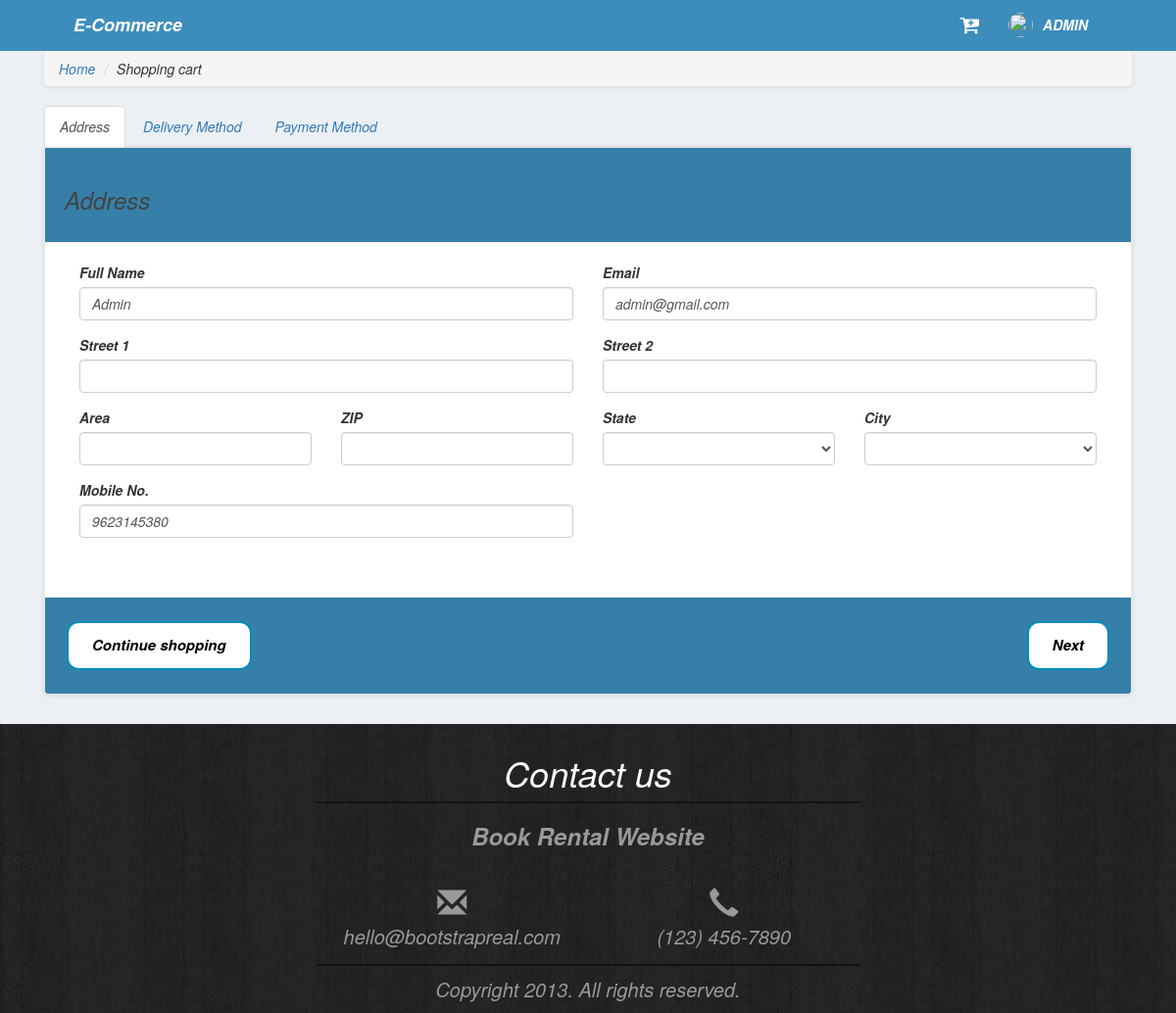
The page /checkout.php (signed in) on the database its author committed.
### tables this page shows
CREATE TABLE `users` (
  `u_id` int(11) NOT NULL,
  `user_name` varchar(30) NOT NULL,
  `email_id` varchar(30) NOT NULL,
  `password` varchar(50) NOT NULL,
  `mobile` varchar(10) NOT NULL,
  `active` int(11) NOT NULL
);

### checkout.php (the view, shortened to what this page needs)
<?php
	require('config.php');
	if(isset($_SESSION["email"])){
		require('header.php');
?>
	<div class="content-wrapper" >
		<div id="content">
            <div class="container">
                <div class="col-md-12">
                    <ul class="breadcrumb">
                        <li><a href="index.html">Home</a></li>
                        <li>Shopping cart</li>
                    </ul>
                </div>
				<?php
					$u_id=$user["u_id"];
					$user_det_res= mysqli_query($con,"select * from user_details where user_id='".$u_id."'");
					$user_det=mysqli_fetch_assoc($user_det_res);
					if(empty($user_det)){
						$flag=0;
					}else{
						$flag=1;
					}
					$street1=$user_det["street1"];
					$street2=$user_det["street2"];
					$area=$user_det["area"];
					$zipcode=$user_det["zipcode"];
				?>
				<div class="col-md-12">
					<ul class="nav nav-tabs check">
						<li class="active"><a data-toggle="tab" href="#tab1">Address</a></li>
						<li><a data-toggle="tab" href="#tab2">Delivery Method</a></li>
						<li><a data-toggle="tab" href="#tab3">Payment Method</a></li>
					</ul>
					<form action="submit.php" method="post">
						<div class="tab-content">
							<div id="tab1" class="tab-pane fade in active box">
								<div class="box-header"><h3>Address</h3></div>
				<div class="content">
                    <div class="row">
                        <div class="col-sm-6">
                            <div class="form-group">
                                <label for="fullname">Full Name</label>
                                <input class="form-control" name="fullname" type="text" value="<?php echo $user["user_name"];?>">
                            </div>
                        </div>
                        <div class="col-sm-6">
                            <div class="form-group">
                                <label for="email">Email</label>
                                 <input class="form-control" name="email" type="text" value="<?php echo $email; ?>">
                            </div>
                        </div>
                    </div>
                    <div class="row">
                        <div class="col-sm-6">
                            <div class="form-group">
                                <label for="stree1">Street 1</label>
                                <input class="form-control" name="street1" type="text" <?php if($flag) echo 'value="'.$street1.'"'; ?>>
                            </div>
                        </div>
                        <div class="col-sm-6">
                            <div class="form-group">
                                <label for="street2">Street 2</label>
                                <input class="form-control" name="street2" type="text" <?php if($flag) echo 'value="'.$street2.'"'; ?>>
                            </div>
                        </div>
                    </div>
                    <div class="row">
                        <div class="col-sm-6 col-md-3">
                            <div class="form-group">
                                <label for="area">Area</label>
                                <input class="form-control" name="area" type="text" <?php if($flag) echo 'value="'.$area.'"'; ?>>
                            </div>
                        </div>
                        <div class="col-sm-6 col-md-3">
                            <div class="form-group">
                                <label for="zip">ZIP</label>
                                <input class="form-control" name="zip" type="text" <?php if($flag) echo 'value="'.$zipcode.'"'; ?>>
                            </div>
                        </div>
                        <div class="col-sm-6 col-md-3">
                            <div class="form-group">
                                <label for="state">State</label>
                                <select class="form-control" onchange='selct_district(this.value)' name="state" id="state"></select>
                            </div>
                        </div>
                        <div class="col-sm-6 col-md-3">
                            <div class="form-group">
                                <label for="city">City</label>
                                <select class="form-control" name="city" id='city'></select>
                            </div>
                        </div>
						<div class="col-sm-6">
                            <div class="form-group">
                                <label for="phone">Mobile No.</label>
                                <input class="form-control" name="phone" type="text" value="<?php echo $user["mobile"];?>">
                            </div>
                        </div>
                    </div>
                </div>
				<div class="box-footer">
                    <div class="pull-left">
                        <a href="index.php" class="button button2">Continue shopping</a>
                    </div>
					<div class="pull-right">
                        <a data-toggle="tab" href="#tab2" class="button button2 tab2">Next</a>
                    </div>
                </div>
			</div>
		  </div>
		  </form>
		</div>
	  </div>
	</div>
	</div>
	<div class="footer1" style="font-size: 20px;">
		<div class="container">
			<div class="row">
				<div class="col-lg-offset-3 col-md-offset-3 col-lg-6 col-md-6 col-lg-offset-3 col-md-offset-3" align="center">
                    <h1>Contact us</h1>
                    <p><h3><b>Book Rental Website</b></h3><br>
					<div class="col-lg-6">
					<span class="glyphicon glyphicon-envelope"></span><br> hello@bootstrapreal.com</div>
					<div class="col-lg-6">
					<span class="glyphicon glyphicon-earphone"></span><br> (123) 456-7890</p></div><br>
					<p class="copyright">Copyright 2013. All rights reserved.	</p>
				</div>
			</div>
		</div>
	</div>
</body>
</html>
	<?php }
	else{
		header("location:index.php");
	}
?>

### header.php (shortened to what this page needs)
<!doctype html>
<html lang="en">
<head>
  <link rel="stylesheet" href="https://cdnjs.cloudflare.com/ajax/libs/font-awesome/4.5.0/css/font-awesome.min.css">
  <link rel="stylesheet" href="blue-skin.css">
	  <link rel="stylesheet" href="css/AdminLTE.min.css">
	  <link rel="stylesheet" href="css/style.css">
  <link rel="stylesheet" href="https://maxcdn.bootstrapcdn.com/bootstrap/3.3.7/css/bootstrap.min.css">
</head>
<body class="hold-transition skin-blue layout-top-nav">
<div class="wrapper">
<header class="main-header">
    <nav class="navbar navbar-static-top yamm">
      <div class="container">
        <div class="navbar-header">
          <a href="index.php" class="navbar-brand"><b>E-Commerce</b></a>
        </div>
		<?php if(isset($_SESSION["email"])){
		$email=$_SESSION["email"];
		$user_res= mysqli_query($con,"select * from users where email_id='".$email."'");
		$user=mysqli_fetch_assoc($user_res);
		$id=$user["u_id"];
		$user_img= mysqli_query($con,"select profile_img from user_details where user_id=".$id."");
		$img=mysqli_fetch_assoc($user_img);
		?>
        <div class="navbar-custom-menu">
          <ul class="nav navbar-nav">
			<li class="dropdown">
				<a href="basket.php"> <i class="fa fa-2x fa-cart-plus"></i></a>
			</li>
            <li class="dropdown user user-menu">
              <a href="#" class="dropdown-toggle" data-toggle="dropdown">
                <img src="<?php echo $img["profile_img"]; ?>" class="user-image">
                <span class="hidden-xs"><?php echo $user["user_name"]; ?></span>
              </a>
            </li>
          </ul>
        </div>
		<?php }?>
      </div>
    </nav>
  </header>

### blue-skin.css (style rules this page uses)
.skin-blue .main-header .navbar { background-color: #3c8dbc; }
.skin-blue .main-header .navbar .nav > li > a { color: #ffffff; }
.wrapper { height: 100%; position: relative; overflow-x: hidden; overflow-y: auto; }
.wrapper:before, .wrapper:after { content: " "; display: table; }
.wrapper:after { clear: both; }
.content-wrapper, .right-side, .main-footer { -webkit-transition: -webkit-transform 0.3s ease-in-out, margin 0.3s ease-in-out; -moz-transition: -moz-transform 0.3s ease-in-out, margin 0.3s ease-in-out; -o-transition: -o-transform 0.3s ease-in-out, margin 0.3s ease-in-out; transition: transform 0.3s ease-in-out, margin 0.3s ease-in-out; margin-left: 230px; z-index: 820; }
.layout-top-nav .content-wrapper, .layout-top-nav .right-side, .layout-top-nav .main-footer { margin-left: 0; }
.content-wrapper, .right-side { min-height: 100%; background-color: #ecf0f5; z-index: 800; }
.content { min-height: 250px; padding-top: 0px!important; padding: 15px; margin-right: auto; margin-left: auto; padding-left: 15px; padding-right: 15px; }
a { color: #3c8dbc; }
.main-header { position: relative; max-height: 100px; z-index: 1030; }
.main-header .navbar { -webkit-transition: margin-left 0.3s ease-in-out; -o-transition: margin-left 0.3s ease-in-out; transition: margin-left 0.3s ease-in-out; margin-bottom: 0; margin-left: 230px; border: none; min-height: 50px; border-radius: 0; }
.layout-top-nav .main-header .navbar { margin-left: 0; }
.main-header .navbar-custom-menu, .main-header .navbar-right { float: right; }
.main-header .navbar-brand { color: #fff; }
.navbar-nav > .user-menu .user-image { float: left; width: 25px; height: 25px; border-radius: 50%; margin-right: 10px; margin-top: -2px; }
.navbar-custom-menu > .navbar-nav > li { position: relative; }

### css/style.css (style rules this page uses)
html { scroll-behavior: smooth; }
body { font-family: "Comic Sans MS"; font-style: Italic; width: auto; background: url("../img/bgmain.jpg") no-repeat cover; }
.button { background-color: #4CAF50; border: none; border-radius: 12px; color: white; padding: 12px 24px; text-align: center; text-decoration: none; display: inline-block; font-size: 15px; font-weight: bold; margin: 4px 2px; -webkit-transition-duration: 0.4s; transition-duration: 0.4s; cursor: pointer; }
.button2, .carousel-caption .button2:hover { background-color: white; color: black; border: 2px solid #008CBA; }
.breadcrumb { -webkit-box-shadow: 0 1px 5px rgba(0, 0, 0, 0.1); box-shadow: 0 1px 5px rgba(0, 0, 0, 0.1); }
.box { background: #fff; margin: 0 0 30px; border: solid 1px #e6e6e6; -webkit-box-sizing: border-box; -moz-box-sizing: border-box; box-sizing: border-box; padding: 20px; -webkit-box-shadow: 0 1px 5px rgba(0, 0, 0, 0.1); box-shadow: 0 1px 5px rgba(0, 0, 0, 0.1); }
.box .box-header { background: #367fa9; margin: -20px -20px 20px; padding: 20px; border-bottom: solid 1px #eeeeee; }
.box .box-header:before, .box .box-header:after { content: " "; display: table; }
.box .box-header:after { clear: both; }
.box .box-footer { background: #367fa9; margin: 30px -20px -20px; padding: 20px; border-top: solid 1px #eeeeee; }
.box .box-footer:before, .box .box-footer:after { content: " "; display: table; }
.box .box-footer:after { clear: both; }
.navbar ul.nav > li > a { text-transform: uppercase; font-weight: bold; }
.yamm .nav, .yamm .collapse, .yamm .dropup, .yamm .dropdown { position: static; }
.yamm .container { position: relative; width: auto; }
.navbar .container { left: 5%; margin-right: 10% }
.footer1 { background:url(../img/bg.jpg) #222; padding: 10px 0; color: #999; position: relative; }
.footer1 h1 { color: #fff;border-bottom: 2px solid #131313;margin-bottom: 10px;padding-bottom: 10px; }
.footer1 p.copyright { border-top: 2px solid #131313;margin-top: 10px;padding-top: 10px; margin: 50px 0 0 0; }
.footer1 .glyphicon { font-size: 30px; }
.fa-cart-plus { font-size: 1.5em; }
.wrapper { height: auto!important; }

### rows shown on the page
users: user_name "ADMIN", fullname "Admin", phone "9623145380"
